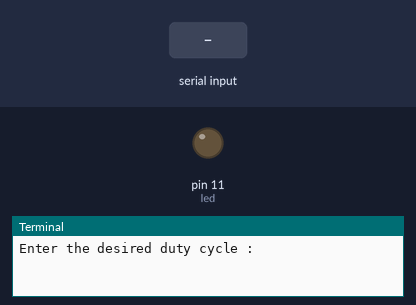
Simulated run of this program. Board: Raspberry Pi (header pin numbers). Shown: output pins drawn as LEDs (lit = HIGH), the last lines printed to the terminal. The inputs (shaded band) are chosen by the test bench.

Above: at 1.2 s.
1.3 s: "5" typed at the terminal, then Enter
2.8 s: "90" typed at the terminal, then Enter
4.3 s: "200" typed at the terminal, then Enter
At 4.76 s:
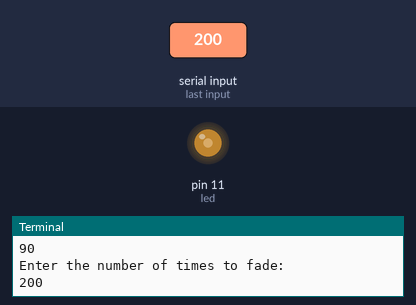
At 6.1 s:
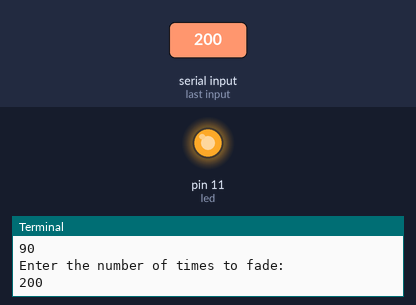
Timing chart, 0 to 13.3 s (numbered marks = the images above; inputs shaded):
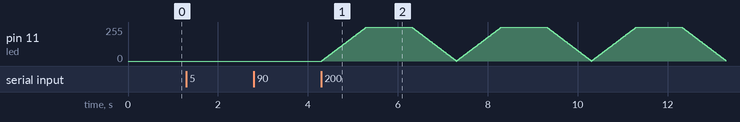

The program:

PWM_controlling.py
```python
import RPi.GPIO as gpio
gpio.setmode(gpio.BOARD)
pin=11 #board system
gpio.setup(pin,gpio.OUT)
#pwm output
frequency=100 #let
pwm=gpio.PWM(pin,frequency)
duty=50 #duty cycle is the percentage of time we want output to be high
pwm.start(duty)
pwm.stop() #stops pwm
#changing frequency and duty cycle
#changing duty cycle:
value=int(input("Enter the desired duty cycle : "))
pwm.ChangeDutyCycle(value)
#changing frequency:
val_freq=int(input("Enter a value for desired frequency : "))
pwm.ChangeFrequency(val_freq)

##########################__The Fading LED__#############################
#chande duty to change brightness
import time
import RPi.GPIO as gpio
gpio.setmode(gpio.BOARD)
led=11
gpio.setup(led,gpio.OUT)
pwm=gpio.PWM(led,100)
pwm.start(0)#start with off LED
n=int(input("Enter the number of times to fade: "))
while n>0:
	for i in range(100):
		pwm.ChangeDutyCycle(i)
		time.sleep(0.01)
	time.sleep(1)
	for i in range(100,0,-1):
		pwm.ChangeDutyCycle(i)
		time.sleep(0.01)
	n-+1
pwm.stop()
gpio.cleanup()
```
